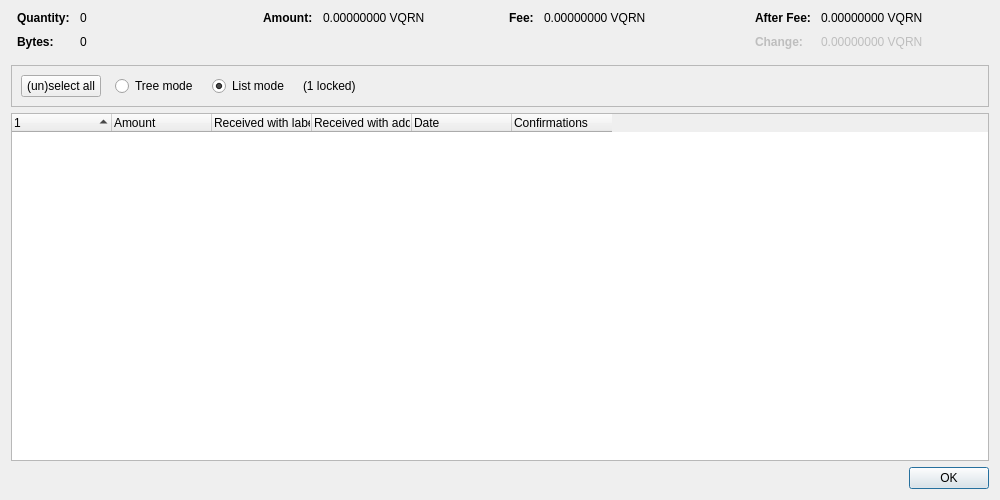
<?xml version="1.0" encoding="UTF-8"?>
<ui version="4.0">
 <class>CoinControlDialog</class>
 <widget class="QDialog" name="CoinControlDialog">
  <property name="geometry">
   <rect>
    <x>0</x>
    <y>0</y>
    <width>1000</width>
    <height>500</height>
   </rect>
  </property>
  <property name="windowTitle">
   <string>Coin Selection</string>
  </property>
  <layout class="QVBoxLayout" name="verticalLayout">
   <item>
    <layout class="QHBoxLayout" name="horizontalLayoutTop" stretch="0,0,0,0">
     <property name="topMargin">
      <number>0</number>
     </property>
     <property name="bottomMargin">
      <number>10</number>
     </property>
     <item>
      <layout class="QFormLayout" name="formLayoutCoinControl1">
       <property name="labelAlignment">
        <set>Qt::AlignLeft|Qt::AlignVCenter</set>
       </property>
       <property name="horizontalSpacing">
        <number>10</number>
       </property>
       <property name="verticalSpacing">
        <number>10</number>
       </property>
       <property name="leftMargin">
        <number>6</number>
       </property>
       <property name="rightMargin">
        <number>6</number>
       </property>
       <item row="0" column="0">
        <widget class="QLabel" name="labelCoinControlQuantityText">
         <property name="font">
          <font>
           <weight>75</weight>
           <bold>true</bold>
          </font>
         </property>
         <property name="text">
          <string>Quantity:</string>
         </property>
        </widget>
       </item>
       <item row="0" column="1">
        <widget class="QLabel" name="labelCoinControlQuantity">
         <property name="cursor">
          <cursorShape>IBeamCursor</cursorShape>
         </property>
         <property name="contextMenuPolicy">
          <enum>Qt::ActionsContextMenu</enum>
         </property>
         <property name="text">
          <string notr="true">0</string>
         </property>
         <property name="textInteractionFlags">
          <set>Qt::LinksAccessibleByMouse|Qt::TextSelectableByKeyboard|Qt::TextSelectableByMouse</set>
         </property>
        </widget>
       </item>
       <item row="1" column="0">
        <widget class="QLabel" name="labelCoinControlBytesText">
         <property name="font">
          <font>
           <weight>75</weight>
           <bold>true</bold>
          </font>
         </property>
         <property name="text">
          <string>Bytes:</string>
         </property>
        </widget>
       </item>
       <item row="1" column="1">
        <widget class="QLabel" name="labelCoinControlBytes">
         <property name="cursor">
          <cursorShape>IBeamCursor</cursorShape>
         </property>
         <property name="contextMenuPolicy">
          <enum>Qt::ActionsContextMenu</enum>
         </property>
         <property name="text">
          <string notr="true">0</string>
         </property>
         <property name="textInteractionFlags">
          <set>Qt::LinksAccessibleByMouse|Qt::TextSelectableByKeyboard|Qt::TextSelectableByMouse</set>
         </property>
        </widget>
       </item>
      </layout>
     </item>
     <item>
      <layout class="QFormLayout" name="formLayoutCoinControl2">
       <property name="horizontalSpacing">
        <number>10</number>
       </property>
       <property name="verticalSpacing">
        <number>10</number>
       </property>
       <property name="leftMargin">
        <number>6</number>
       </property>
       <property name="rightMargin">
        <number>6</number>
       </property>
       <item row="0" column="0">
        <widget class="QLabel" name="labelCoinControlAmountText">
         <property name="font">
          <font>
           <weight>75</weight>
           <bold>true</bold>
          </font>
         </property>
         <property name="text">
          <string>Amount:</string>
         </property>
        </widget>
       </item>
       <item row="0" column="1">
        <widget class="QLabel" name="labelCoinControlAmount">
         <property name="cursor">
          <cursorShape>IBeamCursor</cursorShape>
         </property>
         <property name="contextMenuPolicy">
          <enum>Qt::ActionsContextMenu</enum>
         </property>
         <property name="text">
          <string notr="true">0.00000000 VQRN</string>
         </property>
         <property name="textInteractionFlags">
          <set>Qt::LinksAccessibleByMouse|Qt::TextSelectableByKeyboard|Qt::TextSelectableByMouse</set>
         </property>
        </widget>
       </item>
      </layout>
     </item>
     <item>
      <layout class="QFormLayout" name="formLayoutCoinControl3">
       <property name="horizontalSpacing">
        <number>10</number>
       </property>
       <property name="verticalSpacing">
        <number>10</number>
       </property>
       <property name="leftMargin">
        <number>6</number>
       </property>
       <property name="rightMargin">
        <number>6</number>
       </property>
       <item row="0" column="0">
        <widget class="QLabel" name="labelCoinControlFeeText">
         <property name="font">
          <font>
           <weight>75</weight>
           <bold>true</bold>
          </font>
         </property>
         <property name="text">
          <string>Fee:</string>
         </property>
        </widget>
       </item>
       <item row="0" column="1">
        <widget class="QLabel" name="labelCoinControlFee">
         <property name="cursor">
          <cursorShape>IBeamCursor</cursorShape>
         </property>
         <property name="contextMenuPolicy">
          <enum>Qt::ActionsContextMenu</enum>
         </property>
         <property name="text">
          <string notr="true">0.00000000 VQRN</string>
         </property>
         <property name="textInteractionFlags">
          <set>Qt::LinksAccessibleByMouse|Qt::TextSelectableByKeyboard|Qt::TextSelectableByMouse</set>
         </property>
        </widget>
       </item>
      </layout>
     </item>
     <item>
      <layout class="QFormLayout" name="formLayoutCoinControl4">
       <property name="labelAlignment">
        <set>Qt::AlignLeft|Qt::AlignVCenter</set>
       </property>
       <property name="horizontalSpacing">
        <number>10</number>
       </property>
       <property name="verticalSpacing">
        <number>10</number>
       </property>
       <property name="leftMargin">
        <number>6</number>
       </property>
       <property name="rightMargin">
        <number>6</number>
       </property>
       <item row="0" column="0">
        <widget class="QLabel" name="labelCoinControlAfterFeeText">
         <property name="font">
          <font>
           <weight>75</weight>
           <bold>true</bold>
          </font>
         </property>
         <property name="text">
          <string>After Fee:</string>
         </property>
        </widget>
       </item>
       <item row="0" column="1">
        <widget class="QLabel" name="labelCoinControlAfterFee">
         <property name="cursor">
          <cursorShape>IBeamCursor</cursorShape>
         </property>
         <property name="contextMenuPolicy">
          <enum>Qt::ActionsContextMenu</enum>
         </property>
         <property name="text">
          <string notr="true">0.00000000 VQRN</string>
         </property>
         <property name="textInteractionFlags">
          <set>Qt::LinksAccessibleByMouse|Qt::TextSelectableByKeyboard|Qt::TextSelectableByMouse</set>
         </property>
        </widget>
       </item>
       <item row="1" column="0">
        <widget class="QLabel" name="labelCoinControlChangeText">
         <property name="enabled">
          <bool>false</bool>
         </property>
         <property name="font">
          <font>
           <weight>75</weight>
           <bold>true</bold>
          </font>
         </property>
         <property name="text">
          <string>Change:</string>
         </property>
        </widget>
       </item>
       <item row="1" column="1">
        <widget class="QLabel" name="labelCoinControlChange">
         <property name="enabled">
          <bool>false</bool>
         </property>
         <property name="cursor">
          <cursorShape>IBeamCursor</cursorShape>
         </property>
         <property name="contextMenuPolicy">
          <enum>Qt::ActionsContextMenu</enum>
         </property>
         <property name="text">
          <string notr="true">0.00000000 VQRN</string>
         </property>
         <property name="textInteractionFlags">
          <set>Qt::LinksAccessibleByMouse|Qt::TextSelectableByKeyboard|Qt::TextSelectableByMouse</set>
         </property>
        </widget>
       </item>
      </layout>
     </item>
    </layout>
   </item>
   <item>
    <widget class="QFrame" name="frame">
     <property name="minimumSize">
      <size>
       <width>0</width>
       <height>40</height>
      </size>
     </property>
     <property name="frameShape">
      <enum>QFrame::StyledPanel</enum>
     </property>
     <property name="frameShadow">
      <enum>QFrame::Sunken</enum>
     </property>
     <layout class="QHBoxLayout" name="horizontalLayout">
      <item>
       <layout class="QHBoxLayout" name="horizontalLayoutPanel" stretch="0,0,0,0,0">
        <property name="spacing">
         <number>14</number>
        </property>
        <item>
         <widget class="QPushButton" name="pushButtonSelectAll">
          <property name="sizePolicy">
           <sizepolicy hsizetype="Maximum" vsizetype="Fixed">
            <horstretch>0</horstretch>
            <verstretch>0</verstretch>
           </sizepolicy>
          </property>
          <property name="text">
           <string>(un)select all</string>
          </property>
          <property name="autoDefault">
           <bool>false</bool>
          </property>
         </widget>
        </item>
        <item>
         <widget class="QRadioButton" name="radioTreeMode">
          <property name="sizePolicy">
           <sizepolicy hsizetype="Maximum" vsizetype="Fixed">
            <horstretch>0</horstretch>
            <verstretch>0</verstretch>
           </sizepolicy>
          </property>
          <property name="text">
           <string>Tree mode</string>
          </property>
         </widget>
        </item>
        <item>
         <widget class="QRadioButton" name="radioListMode">
          <property name="sizePolicy">
           <sizepolicy hsizetype="Maximum" vsizetype="Fixed">
            <horstretch>0</horstretch>
            <verstretch>0</verstretch>
           </sizepolicy>
          </property>
          <property name="text">
           <string>List mode</string>
          </property>
          <property name="checked">
           <bool>true</bool>
          </property>
         </widget>
        </item>
        <item>
         <widget class="QLabel" name="labelLocked">
          <property name="text">
           <string notr="true">(1 locked)</string>
          </property>
         </widget>
        </item>
        <item>
         <spacer name="horizontalSpacer">
          <property name="orientation">
           <enum>Qt::Horizontal</enum>
          </property>
          <property name="sizeHint" stdset="0">
           <size>
            <width>40</width>
            <height>20</height>
           </size>
          </property>
         </spacer>
        </item>
       </layout>
      </item>
     </layout>
    </widget>
   </item>
   <item>
    <widget class="CoinControlTreeWidget" name="treeWidget">
     <property name="contextMenuPolicy">
      <enum>Qt::CustomContextMenu</enum>
     </property>
     <property name="sortingEnabled">
      <bool>false</bool>
     </property>
     <property name="columnCount">
      <number>6</number>
     </property>
     <attribute name="headerShowSortIndicator" stdset="0">
      <bool>true</bool>
     </attribute>
     <attribute name="headerStretchLastSection">
      <bool>false</bool>
     </attribute>
     <column>
      <property name="text">
       <string/>
      </property>
     </column>
     <column>
      <property name="text">
       <string>Amount</string>
      </property>
     </column>
     <column>
      <property name="text">
       <string>Received with label</string>
      </property>
     </column>
     <column>
      <property name="text">
       <string>Received with address</string>
      </property>
     </column>
     <column>
      <property name="text">
       <string>Date</string>
      </property>
     </column>
     <column>
      <property name="text">
       <string>Confirmations</string>
      </property>
      <property name="toolTip">
       <string>Confirmed</string>
      </property>
     </column>
     <column>
      <property name="text">
       <string/>
      </property>
     </column>
     <column>
      <property name="text">
       <string/>
      </property>
     </column>
     <column>
      <property name="text">
       <string/>
      </property>
     </column>
     <column>
      <property name="text">
       <string/>
      </property>
     </column>
    </widget>
   </item>
   <item>
    <widget class="QDialogButtonBox" name="buttonBox">
     <property name="orientation">
      <enum>Qt::Horizontal</enum>
     </property>
     <property name="standardButtons">
      <set>QDialogButtonBox::Ok</set>
     </property>
    </widget>
   </item>
  </layout>
 </widget>
 <customwidgets>
  <customwidget>
   <class>CoinControlTreeWidget</class>
   <extends>QTreeWidget</extends>
   <header>qt/coincontroltreewidget.h</header>
  </customwidget>
 </customwidgets>
 <resources/>
 <connections/>
</ui>
